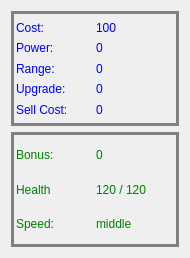
<?xml version="1.0" encoding="UTF-8"?>
<ui version="4.0">
 <class>ItemInfoWidget</class>
 <widget class="QWidget" name="ItemInfoWidget">
  <property name="geometry">
   <rect>
    <x>0</x>
    <y>0</y>
    <width>190</width>
    <height>258</height>
   </rect>
  </property>
  <property name="sizePolicy">
   <sizepolicy hsizetype="Fixed" vsizetype="Fixed">
    <horstretch>0</horstretch>
    <verstretch>0</verstretch>
   </sizepolicy>
  </property>
  <property name="minimumSize">
   <size>
    <width>190</width>
    <height>0</height>
   </size>
  </property>
  <property name="windowTitle">
   <string>Form</string>
  </property>
  <property name="styleSheet">
   <string notr="true">QWidget#m_TowerWidget {
    border: 3px solid grey;
}

QWidget#m_EnemyWidget {
    border: 3px solid grey;
}
</string>
  </property>
  <layout class="QVBoxLayout" name="verticalLayout">
   <item>
    <widget class="QWidget" name="m_TowerWidget" native="true">
     <property name="styleSheet">
      <string notr="true">QLabel {
	color : blue;
}</string>
     </property>
     <layout class="QGridLayout" name="gridLayout">
      <property name="leftMargin">
       <number>5</number>
      </property>
      <item row="0" column="0">
       <widget class="QLabel" name="m_CostTowerTitle">
        <property name="text">
         <string>Cost:</string>
        </property>
        <property name="buddy">
         <cstring>m_TowerWidget</cstring>
        </property>
       </widget>
      </item>
      <item row="0" column="1">
       <widget class="QLabel" name="m_CostTowerValue">
        <property name="text">
         <string>100</string>
        </property>
       </widget>
      </item>
      <item row="1" column="0">
       <widget class="QLabel" name="m_PowerTowerTitle">
        <property name="text">
         <string>Power:</string>
        </property>
       </widget>
      </item>
      <item row="1" column="1">
       <widget class="QLabel" name="m_PowerTowerValue">
        <property name="text">
         <string>0</string>
        </property>
       </widget>
      </item>
      <item row="2" column="0">
       <widget class="QLabel" name="m_RangeTowerTitle">
        <property name="text">
         <string>Range:</string>
        </property>
       </widget>
      </item>
      <item row="2" column="1">
       <widget class="QLabel" name="m_RangeTowerValue">
        <property name="text">
         <string>0</string>
        </property>
       </widget>
      </item>
      <item row="3" column="0">
       <widget class="QLabel" name="m_UpgradeCostTowerTitle">
        <property name="text">
         <string>Upgrade:</string>
        </property>
       </widget>
      </item>
      <item row="3" column="1">
       <widget class="QLabel" name="m_UpgradeCostTowerValue">
        <property name="text">
         <string>0</string>
        </property>
       </widget>
      </item>
      <item row="4" column="0">
       <widget class="QLabel" name="m_SellCostTowerTitle">
        <property name="text">
         <string>Sell Cost:</string>
        </property>
       </widget>
      </item>
      <item row="4" column="1">
       <widget class="QLabel" name="m_SellCostTowerValue">
        <property name="text">
         <string>0</string>
        </property>
       </widget>
      </item>
     </layout>
    </widget>
   </item>
   <item>
    <widget class="QWidget" name="m_EnemyWidget" native="true">
     <property name="styleSheet">
      <string notr="true">QLabel {
	color : green;
}</string>
     </property>
     <layout class="QGridLayout" name="gridLayout_2">
      <property name="leftMargin">
       <number>5</number>
      </property>
      <item row="1" column="0">
       <widget class="QLabel" name="m_HealthEnemyTitle">
        <property name="text">
         <string>Health</string>
        </property>
       </widget>
      </item>
      <item row="0" column="0">
       <widget class="QLabel" name="m_BonusEnemyTitle">
        <property name="text">
         <string>Bonus:</string>
        </property>
        <property name="buddy">
         <cstring>m_EnemyWidget</cstring>
        </property>
       </widget>
      </item>
      <item row="2" column="0">
       <widget class="QLabel" name="m_SpeedEnemyTitle">
        <property name="text">
         <string>Speed:</string>
        </property>
       </widget>
      </item>
      <item row="1" column="1">
       <widget class="QLabel" name="m_HealthEnemyValue">
        <property name="text">
         <string>120 / 120</string>
        </property>
       </widget>
      </item>
      <item row="0" column="1">
       <widget class="QLabel" name="m_BonusEnemyValue">
        <property name="text">
         <string>0</string>
        </property>
       </widget>
      </item>
      <item row="2" column="1">
       <widget class="QLabel" name="m_SpeedEnemyValue">
        <property name="text">
         <string>middle</string>
        </property>
       </widget>
      </item>
     </layout>
    </widget>
   </item>
  </layout>
 </widget>
 <resources/>
 <connections/>
</ui>
